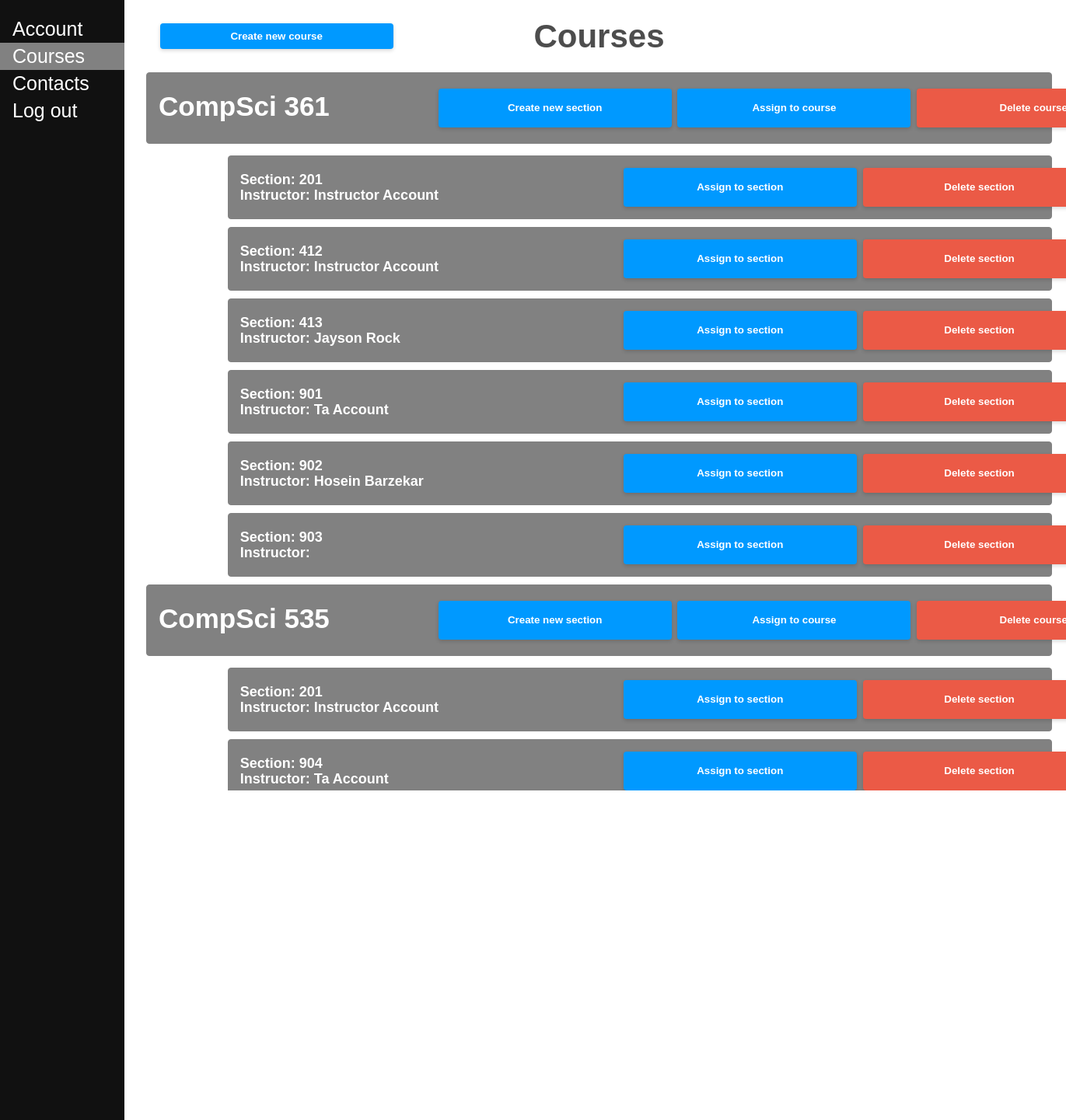
The app's page /course/ (signed in), older data.
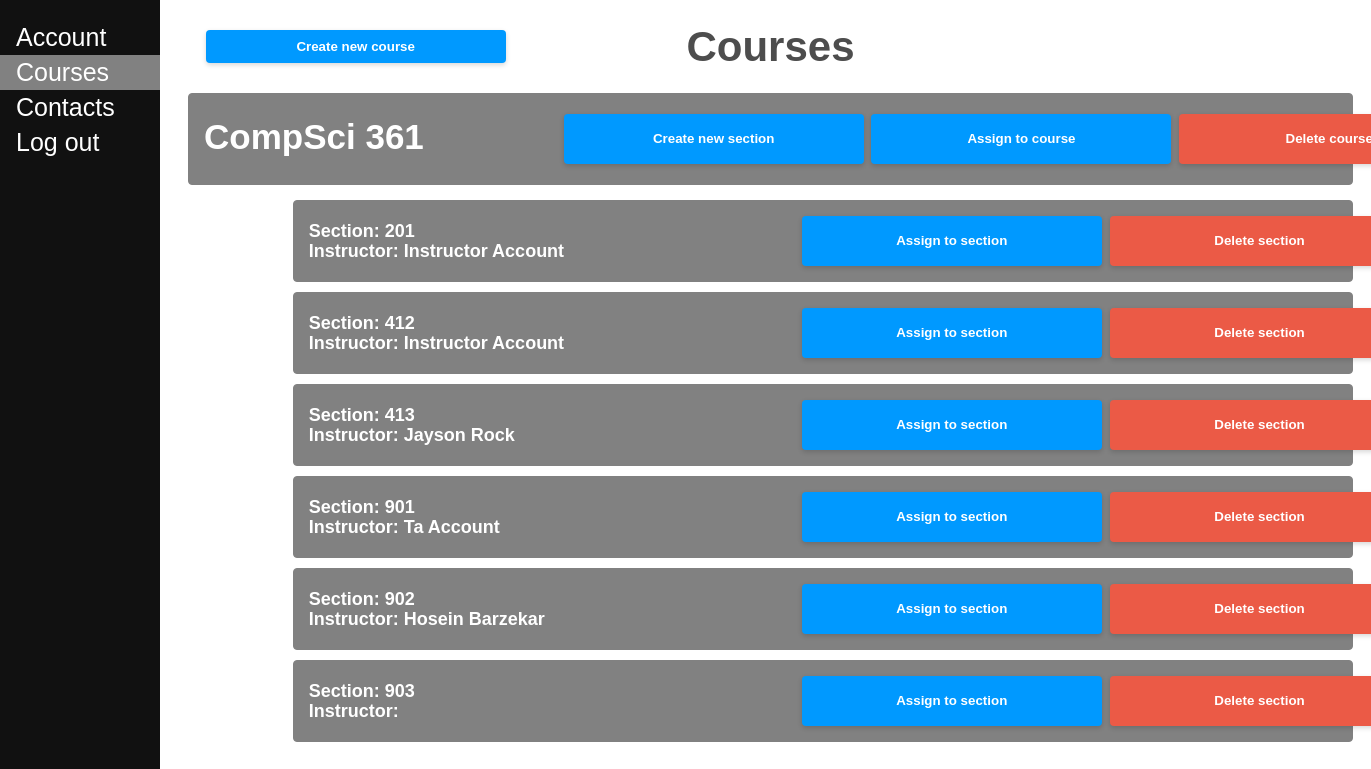
The same page, newer data.
### ourapp/models.py (models this page shows, shortened)
class MyCourse(models.Model):
    name = models.CharField(max_length=100, default=None)
    number = models.IntegerField(default=None)
    people = models.ManyToManyField(MyUser, default=None, blank=True)

class MySection(models.Model):
    course = models.ForeignKey(MyCourse, on_delete=models.CASCADE, default=None)
    number = models.IntegerField(default=None)
    teacher = models.ForeignKey(MyUser, on_delete=models.CASCADE, default=None, null=True, blank=True)

class MyUser(models.Model):
    first_name = models.CharField(max_length=100, default=None)
    last_name = models.CharField(max_length=100, default=None)
    password = models.CharField(max_length=100, default=None)
    address = models.CharField(max_length=100, default=None)
    email = models.EmailField(default=None)
    phone_number = models.CharField(max_length=15, default=None)
    role = models.CharField(max_length=100, default=None, choices=Role.choices)
    skills = models.ManyToManyField(Skill, default=None, blank=True)

### ourapp/views.py (the view, shortened to what this page needs)
# urls.py: path('course/', Course.as_view(), name='course'),
class Course(View):
    def get(self, request):
        ValidSession = validate_session(request)
        if not ValidSession:
            return redirect("/")
        courses = MyCourse.objects.all()
        sections = MySection.objects.all()
        request.session['submitted'] = False
        accounts = MyUser.objects.filter(role__in=['instructor', 'ta'])
        return render(request, "course.html", {"courses": courses, "accounts": accounts, "sections": sections})

### ourapp/helper_methods.py (called while the page is built)
def validate_session(request):
    try:
        key = request.session['name']
    except:
        return False
    return True

### ourapp/templates/course.html (shortened to what this page needs)
<!DOCTYPE html>
<html lang="en">
<head>
    {% load static %}
    <link rel="stylesheet" href="{% static 'styles.css' %}">
</head>
<body>
    <div class="sidenav">
        <a href="/account/">Account</a>
        <a href="/course/" class="current">Courses</a>
        <a href="/contacts/">Contacts</a>
        <a href="/">Log out</a>
    </div>
    <div class="main">
        <section>
            {% if request.session.supervisor %}
                <button class="modButt" id="myBtn">Create new course</button>
            {% endif %}
            <h2>Courses</h2>
            {% for i in courses %}
                <div class="courseBlock">
                    <h1 class="courseName">{{ i.name }} {{ i.number }}</h1>
                    {% if request.session.supervisor %}
                        <div class="assButt">
                            <button class="modButt courseButt secButt">Create new section</button>
                            <button class="modButt courseButt">Assign to course</button>
                            <button class="modButt courseButt delButt">Delete course</button>
                        </div>
                    {% endif %}
                </div>
                {% for j in sections %}
                    {% if j.course == i %}
                        <div class="sectionBlock">
                            <h1 class="sectionName">Section: {{ j.number }}</h1>
                            <h1 class="sectionLead">Instructor: {{ j.teacher.first_name }} {{ j.teacher.last_name }}</h1>
                            {% if request.session.supervisor %}
                                <div class="secButt">
                                    <button class="modButt sectButt">Assign to section</button>
                                    <button class="modButt sectButt delButt">Delete section</button>
                                </div>
                            {% endif %}
                        </div>
                    {% endif %}
                {% endfor %}
            {% endfor %}
        </section>
    </div>
</body>
</html>

Row changes from the older to the newer data that the page shows:
removed MyCourse: name "CompSci", number "535", shows "Create new section"
removed MySection: number "201", teacher.first_name "Instructor", teacher.last_name "Account", shows "Assign to section", shown under "CompSci"
removed MySection: number "904", teacher.first_name "Ta", teacher.last_name "Account", shows "Assign to section", shown under "CompSci"
